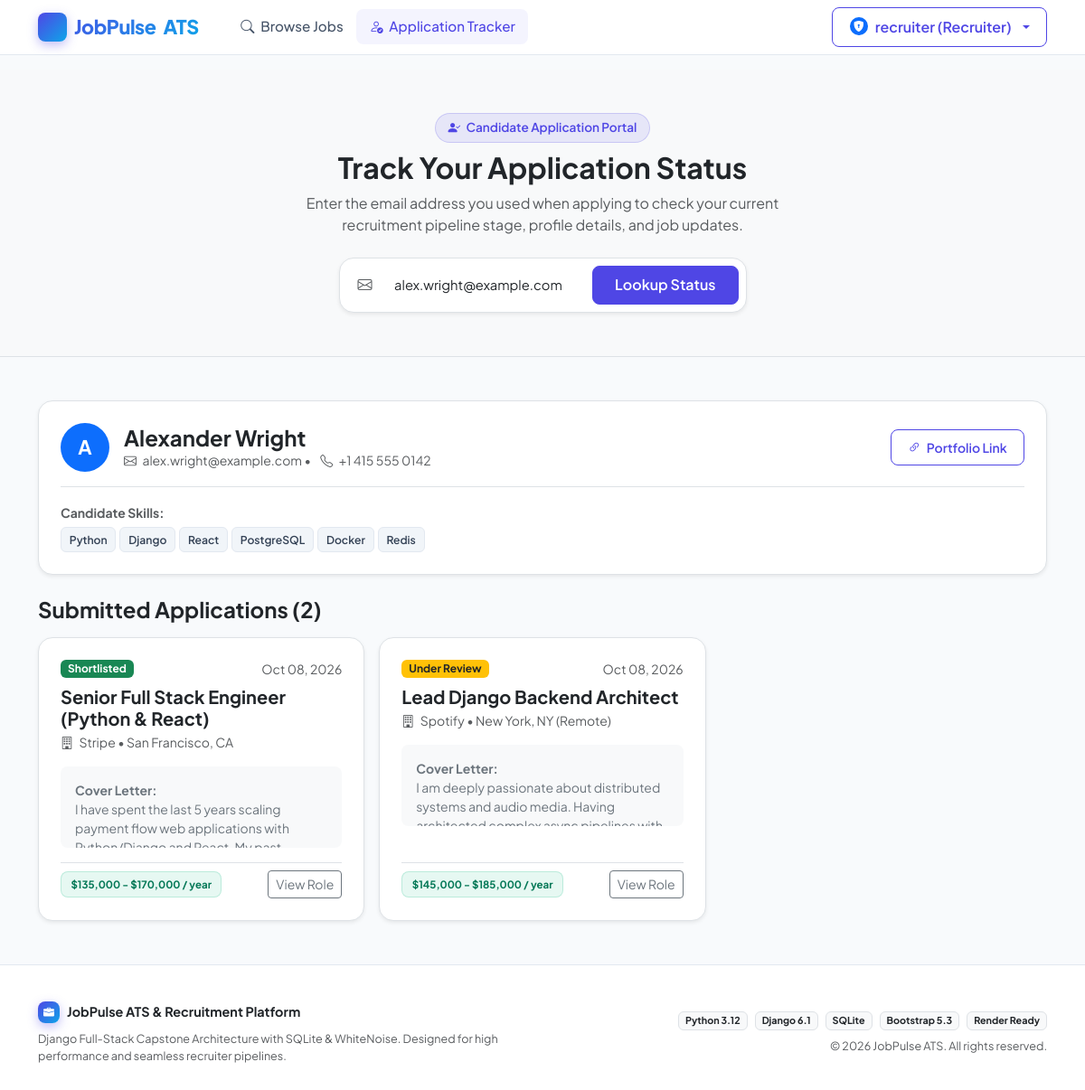
/portal/?email=alex.wright@example.com (signed in), run on the app's committed database.
### jobs/models.py (models this page shows, shortened)
class Candidate(models.Model):
    full_name = models.CharField(max_length=200)
    email = models.EmailField()
    phone = models.CharField(max_length=30)
    portfolio_url = models.URLField(max_length=300, blank=True)
    skills = models.CharField(
        max_length=300,
        help_text="Comma-separated skills (e.g. Python, React, UI/UX)"
    )
    created_at = models.DateTimeField(auto_now_add=True)
    class Meta:
        ordering = ["-created_at"]
    def skills_list(self):
        if not self.skills:
            return []
        return [skill.strip() for skill in self.skills.split(",") if skill.strip()]

class JobApplication(models.Model):
    STATUS_APPLIED = "Applied"
    STATUS_UNDER_REVIEW = "Under Review"
    STATUS_SHORTLISTED = "Shortlisted"
    STATUS_REJECTED = "Rejected"
    STATUS_CHOICES = [
        (STATUS_APPLIED, "Applied"),
        (STATUS_UNDER_REVIEW, "Under Review"),
        (STATUS_SHORTLISTED, "Shortlisted"),
        (STATUS_REJECTED, "Rejected"),
    ]
    job = models.ForeignKey(JobPosting, on_delete=models.CASCADE, related_name="applications")
    candidate = models.ForeignKey(Candidate, on_delete=models.CASCADE, related_name="applications")
    cover_letter = models.TextField()
    status = models.CharField(max_length=50, choices=STATUS_CHOICES, default=STATUS_APPLIED)
    applied_date = models.DateTimeField(auto_now_add=True)
    class Meta:
        ordering = ["-applied_date"]
        constraints = [
            models.UniqueConstraint(
                fields=["job", "candidate"],
                name="unique_candidate_job_application",
            )
        ]
    @property
    def status_badge_class(self):
        mapping = {
            self.STATUS_APPLIED: "bg-primary",
            self.STATUS_UNDER_REVIEW: "bg-warning text-dark",
            self.STATUS_SHORTLISTED: "bg-success",
            self.STATUS_REJECTED: "bg-danger",
        }
        return mapping.get(self.status, "bg-secondary")

class JobPosting(models.Model):
    JOB_TYPE_CHOICES = [
        ("Full-time", "Full-time"),
        ("Part-time", "Part-time"),
        ("Remote", "Remote"),
        ("Contract", "Contract"),
        ("Internship", "Internship"),
    ]
    company = models.ForeignKey(Company, on_delete=models.CASCADE, related_name="job_postings")
    title = models.CharField(max_length=250)
    job_type = models.CharField(max_length=50, choices=JOB_TYPE_CHOICES, default="Full-time")
    required_skills = models.CharField(
        max_length=300,
        help_text="Comma-separated skills (e.g. Python, Django, PostgreSQL, Docker)"
    )
    salary_range = models.CharField(max_length=100, help_text="e.g. $90,000 - $120,000 / year")
    description = models.TextField()
    active = models.BooleanField(default=True, verbose_name="Active Flag")
    posted_date = models.DateTimeField(auto_now_add=True)
    class Meta:
        ordering = ["-posted_date"]

class Company(models.Model):
    name = models.CharField(max_length=200)
    website = models.URLField(max_length=300, blank=True)
    location = models.CharField(max_length=150)
    logo_url = models.URLField(max_length=500, blank=True, help_text="Direct URL to company logo")
    created_at = models.DateTimeField(auto_now_add=True)
    class Meta:
        verbose_name_plural = "Companies"
        ordering = ["name"]

### jobs/views.py (the view)
# urls.py: path("portal/", views.candidate_applications, name="candidate_portal"),
def candidate_applications(request):
    email_query = request.GET.get("email", "").strip().lower()
    candidate = None
    applications = []
    if email_query:
        candidate = Candidate.objects.filter(email__iexact=email_query).first()
        if candidate:
            applications = candidate.applications.select_related("job", "job__company").all()
        else:
            messages.info(request, f"No candidate record found for email: {email_query}")
    context = {
        "email_query": email_query,
        "candidate": candidate,
        "applications": applications,
    }
    return render(request, "jobs/candidate_portal.html", context)

### jobs/templates/jobs/candidate_portal.html (shortened to what this page needs)
{% extends 'jobs/base.html' %}
{% load static %}
{% block content %}
<div class="py-5 bg-light border-bottom">
  <div class="container text-center">
    <div class="d-inline-flex mb-2">
      <span class="badge-portal">
        <i class="bi bi-person-check-fill"></i> Candidate Application Portal
      </span>
    </div>
    <h1 class="h2 fw-bold text-dark">Track Your Application Status</h1>
    <p class="text-muted mx-auto" style="max-width: 600px;">
      Enter the email address you used when applying to check your current recruitment pipeline stage, profile details, and job updates.
    </p>
    <div class="row justify-content-center mt-4">
      <div class="col-md-7 col-lg-5">
        <form method="GET" action="{% url 'candidate_portal' %}" class="card p-2 border shadow-sm rounded-4">
          <div class="input-group">
            <span class="input-group-text bg-white border-0"><i class="bi bi-envelope text-muted"></i></span>
            <input
              type="email"
              name="email"
              class="form-control border-0"
              placeholder="e.g. alex.wright@example.com"
              value="{{ email_query }}"
              required
            >
            <button class="btn btn-primary px-4 rounded-3" type="submit">
              Lookup Status
            </button>
          </div>
        </form>
      </div>
    </div>
  </div>
</div>
<div class="py-5">
  <div class="container">
    {% if email_query and candidate %}
      <div class="card border rounded-4 p-4 shadow-sm mb-4">
        <div class="d-flex flex-wrap align-items-center justify-content-between gap-3 pb-3 border-bottom mb-3">
          <div class="d-flex align-items-center gap-3">
            <div class="rounded-circle bg-primary text-white d-flex align-items-center justify-content-center fw-bold" style="width: 54px; height: 54px; font-size: 1.35rem;">
              {{ candidate.full_name|slice:":1" }}
            </div>
            <div>
              <h4 class="fw-bold text-dark mb-0">{{ candidate.full_name }}</h4>
              <div class="text-muted small">
                <i class="bi bi-envelope me-1"></i> {{ candidate.email }} &bull;
                <i class="bi bi-telephone ms-2 me-1"></i> {{ candidate.phone }}
              </div>
            </div>
          </div>
          {% if candidate.portfolio_url %}
            <a href="{{ candidate.portfolio_url }}" target="_blank" class="btn btn-outline-primary btn-sm">
              <i class="bi bi-link-45deg me-1"></i> Portfolio Link
            </a>
          {% endif %}
        </div>
        <div class="row g-3">
          <div class="col-md-12">
            <span class="text-muted small fw-bold">Candidate Skills:</span>
            <div class="d-flex flex-wrap gap-1 mt-1">
              {% for s in candidate.skills_list %}
                <span class="skill-tag">{{ s }}</span>
              {% endfor %}
            </div>
          </div>
        </div>
      </div>
      <h4 class="fw-bold text-dark mb-3">Submitted Applications ({{ applications|length }})</h4>
      <div class="row g-3">
        {% for app in applications %}
          <div class="col-md-6 col-lg-4">
            <div class="card border rounded-4 p-4 shadow-sm h-100 d-flex flex-column">
              <div class="d-flex justify-content-between align-items-start mb-2">
                <span class="badge {{ app.status_badge_class }} px-2 py-1">
                  {{ app.status }}
                </span>
                <span class="text-muted small">
                  {{ app.applied_date|date:"M d, Y" }}
                </span>
              </div>
              <h5 class="fw-bold text-dark mb-1">
                <a href="{% url 'job_detail' app.job.id %}" class="text-dark text-decoration-none">
                  {{ app.job.title }}
                </a>
              </h5>
              <div class="text-muted small mb-3">
                <i class="bi bi-building me-1"></i> {{ app.job.company.name }} &bull; {{ app.job.company.location }}
              </div>
              <div class="p-3 bg-light rounded-3 small text-secondary mb-3 flex-grow-1" style="max-height: 90px; overflow-y: auto;">
                <strong>Cover Letter:</strong><br>
                {{ app.cover_letter }}
              </div>
              <div class="pt-2 border-top d-flex justify-content-between align-items-center mt-auto">
                <span class="badge-salary" style="font-size: 0.72rem;">{{ app.job.salary_range }}</span>
                <a href="{% url 'job_detail' app.job.id %}" class="btn btn-sm btn-outline-secondary">View Role</a>
              </div>
            </div>
          </div>
        {% empty %}
          <div class="col-12">
            <div class="alert alert-light border text-center p-4">
              <p class="mb-0 text-muted">You have not submitted any job applications yet.</p>
            </div>
          </div>
        {% endfor %}
      </div>
    {% endif %}
  </div>
</div>
{% endblock %}

### jobs/templates/jobs/base.html (shortened to what this page needs)
{% load static %}
<!DOCTYPE html>
<html lang="en">
<head>
  <link href="https://cdn.jsdelivr.net/npm/bootstrap@5.3.3/dist/css/bootstrap.min.css" rel="stylesheet">
  <link rel="stylesheet" href="https://cdn.jsdelivr.net/npm/bootstrap-icons@1.11.3/font/bootstrap-icons.min.css">
  <link rel="stylesheet" href="{% static 'css/style.css' %}">
</head>
<body>
  <nav class="navbar navbar-expand-lg navbar-custom sticky-top">
    <div class="container">
      <a class="navbar-brand" href="{% url 'job_list' %}">
        <span class="brand-icon">
          <i class="bi bi-briefcase-fill"></i>
        </span>
        JobPulse<span class="text-primary">ATS</span>
      </a>
      <div class="collapse navbar-collapse" id="navbarMain">
        <ul class="navbar-nav me-auto mb-2 mb-lg-0 ms-lg-3">
          <li class="nav-item">
            <a class="nav-link {% if request.resolver_match.url_name == 'job_list' %}active{% endif %}" href="{% url 'job_list' %}">
              <i class="bi bi-search me-1"></i> Browse Jobs
            </a>
          </li>
          <li class="nav-item">
            <a class="nav-link {% if request.resolver_match.url_name == 'candidate_portal' %}active{% endif %}" href="{% url 'candidate_portal' %}">
              <i class="bi bi-person-check me-1"></i> Application Tracker
            </a>
          </li>
        </ul>
        <div class="d-flex align-items-center gap-2">
          {% if user.is_authenticated and user.is_staff %}
            <div class="dropdown">
              <button class="btn btn-outline-primary dropdown-toggle d-flex align-items-center gap-2" type="button" data-bs-toggle="dropdown" aria-expanded="false">
                <span class="badge bg-primary rounded-circle p-1">
                  <i class="bi bi-shield-lock-fill"></i>
                </span>
                <span>{{ user.username }} (Recruiter)</span>
              </button>
            </div>
          {% else %}
            <a href="{% url 'login' %}" class="btn btn-outline-primary btn-sm px-3">
              <i class="bi bi-person-fill-lock me-1"></i> Recruiter Login
            </a>
          {% endif %}
        </div>
      </div>
    </div>
  </nav>
  <main class="flex-grow-1">
    {% block content %}{% endblock %}
  </main>
  <footer class="footer-custom">
    <div class="container">
      <div class="row g-4 align-items-center">
        <div class="col-md-6 text-center text-md-start">
          <div class="d-flex align-items-center gap-2 justify-content-center justify-content-md-start mb-2">
            <span class="brand-icon" style="width:24px; height:24px; font-size:0.75rem;">
              <i class="bi bi-briefcase-fill"></i>
            </span>
            <span class="fw-bold text-dark">JobPulse ATS & Recruitment Platform</span>
          </div>
          <p class="mb-0 text-muted small">
            Django Full-Stack Capstone Architecture with SQLite & WhiteNoise. Designed for high performance and seamless recruiter pipelines.
          </p>
        </div>
        <div class="col-md-6 text-center text-md-end">
          <div class="d-flex flex-wrap gap-2 justify-content-center justify-content-md-end">
            <span class="badge bg-light text-dark border">Python 3.12</span>
            <span class="badge bg-light text-dark border">Django 6.1</span>
            <span class="badge bg-light text-dark border">SQLite</span>
            <span class="badge bg-light text-dark border">Bootstrap 5.3</span>
            <span class="badge bg-light text-dark border">Render Ready</span>
          </div>
          <p class="text-muted small mt-2 mb-0">
            &copy; 2026 JobPulse ATS. All rights reserved.
          </p>
        </div>
      </div>
    </div>
  </footer>
</body>
</html>

### jobs/static/css/style.css (style rules this page uses)
:root { --primary: #4f46e5; --primary-hover: #4338ca; --primary-light: rgba(79, 70, 229, 0.12); --secondary: #0ea5e9; --success: #10b981; --warning: #f59e0b; --danger: #ef4444; --dark-bg: #0f172a; --dark-surface: #1e293b; --dark-card: rgba(30, 41, 59, 0.85); --border-color: rgba(255, 255, 255, 0.08); --text-primary: #f8fafc; --text-secondary: #94a3b8; --text-muted: #64748b; --radius-sm: 8px; --radius-md: 12px; --radius-lg: 16px; --radius-xl: 20px; --shadow-sm: 0 2px 8px rgba(0, 0, 0, 0.2); --shadow-md: 0 10px 25px -5px rgba(0, 0, 0, 0.3), 0 8px 10px -6px rgba(0, 0, 0, 0.3); --shadow-glow: 0 0 25px rgba(79, 70, 229, 0.25); --transition: all 0.25s cubic-bezier(0.4, 0, 0.2, 1); }
[data-bs-theme="light"], body:not([data-bs-theme="dark"]) { --body-bg: #f8fafc; --body-color: #0f172a; --card-bg: #ffffff; --card-border: #e2e8f0; --card-shadow: 0 4px 6px -1px rgba(0, 0, 0, 0.05), 0 2px 4px -2px rgba(0, 0, 0, 0.05); --card-shadow-hover: 0 20px 25px -5px rgba(0, 0, 0, 0.08), 0 8px 10px -6px rgba(0, 0, 0, 0.05); --nav-bg: rgba(255, 255, 255, 0.95); --nav-border: #e2e8f0; }
body { font-family: 'Plus Jakarta Sans', -apple-system, BlinkMacSystemFont, "Segoe UI", Roboto, sans-serif; background-color: var(--body-bg); color: var(--body-color); min-height: 100vh; display: flex; flex-direction: column; -webkit-font-smoothing: antialiased; }
.navbar-custom { background: var(--nav-bg); backdrop-filter: blur(12px); -webkit-backdrop-filter: blur(12px); border-bottom: 1px solid var(--nav-border); transition: var(--transition); z-index: 1020; }
.navbar-brand { font-weight: 800; font-size: 1.35rem; letter-spacing: -0.02em; background: linear-gradient(135deg, #4f46e5 0%, #0ea5e9 100%); -webkit-background-clip: text; -webkit-text-fill-color: transparent; display: inline-flex; align-items: center; gap: 0.5rem; }
.brand-icon { width: 32px; height: 32px; background: linear-gradient(135deg, #4f46e5 0%, #0ea5e9 100%); border-radius: var(--radius-sm); display: inline-flex; align-items: center; justify-content: center; color: #fff; font-size: 1rem; box-shadow: 0 4px 12px rgba(79, 70, 229, 0.35); }
.nav-link { font-weight: 500; font-size: 0.95rem; color: #475569; transition: var(--transition); padding: 0.5rem 0.9rem !important; border-radius: var(--radius-sm); }
.nav-link:hover, .nav-link.active { color: var(--primary) !important; background: rgba(79, 70, 229, 0.06); }
.badge-portal { background: rgba(79, 70, 229, 0.1); color: var(--primary); border: 1px solid rgba(79, 70, 229, 0.2); padding: 0.35rem 0.85rem; border-radius: 9999px; font-weight: 600; font-size: 0.85rem; display: inline-flex; align-items: center; gap: 0.4rem; }
.badge-salary { background: rgba(16, 185, 129, 0.1); color: #047857; border: 1px solid rgba(16, 185, 129, 0.2); font-weight: 700; font-size: 0.82rem; padding: 0.3rem 0.65rem; border-radius: var(--radius-sm); }
.skill-tag { background: #f1f5f9; color: #334155; font-size: 0.76rem; font-weight: 600; padding: 0.25rem 0.55rem; border-radius: 6px; border: 1px solid #e2e8f0; display: inline-block; transition: var(--transition); }
.form-control, .form-select { border-radius: var(--radius-sm); border: 1px solid #cbd5e1; padding: 0.65rem 0.85rem; font-size: 0.92rem; transition: var(--transition); }
.btn-primary { background-color: var(--primary); border-color: var(--primary); font-weight: 600; border-radius: var(--radius-sm); padding: 0.55rem 1.15rem; transition: var(--transition); }
.btn-outline-primary { color: var(--primary); border-color: var(--primary); font-weight: 600; border-radius: var(--radius-sm); padding: 0.55rem 1.15rem; transition: var(--transition); }
.footer-custom { background: #ffffff; border-top: 1px solid #e2e8f0; margin-top: auto; padding: 2.5rem 0 1.75rem; color: #64748b; font-size: 0.9rem; }

### data on the page
Candidate: full_name "A", full_name "Alexander Wright", email "alex.wright@example.com", phone "+1 415 555 0142"
JobApplication: status "Shortlisted", applied_date "Oct 08, 2026", job "Senior Full Stack Engineer (Python & React)", job.company.name "Stripe", job.company.location "San Francisco, CA", cover_letter "I have spent the last 5 years scaling payment flow web applications with…", job.salary_range "$135,000 - $170,000 / year"
JobApplication: status "Under Review", applied_date "Oct 08, 2026", job "Lead Django Backend Architect", job.company.name "Spotify", job.company.location "New York, NY (Remote)", cover_letter "I am deeply passionate about distributed systems and audio media. Having…", job.salary_range "$145,000 - $185,000 / year"

### other printed values
{{ user.username }} "recruiter"
{{ s }} "Python" "Django" "React" "PostgreSQL" "Docker" "Redis"
{{ applications|length }} "2"
